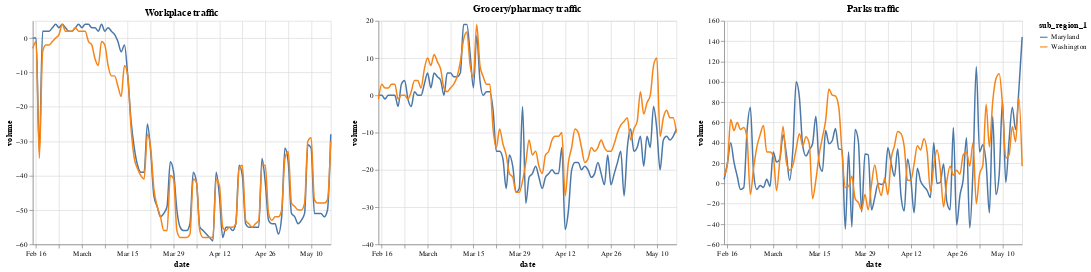

Here is the notebook cell this chart was saved with:
### Code cell
import pandas as pd
import altair as alt
s1 = g.get_state("Maryland")
s2 = g.get_state("Washington")
goog = pd.concat([s1, s2])

work = pd.DataFrame(goog[goog.destination_type == "workplaces"])
grocery = pd.DataFrame(goog[goog.destination_type == "grocery_pharmacy"])
park = pd.DataFrame(goog[goog.destination_type == "parks"])

#park = 

wk = alt.Chart(work).mark_line(interpolate = 'monotone').encode(
    x = 'date:T',
    y = 'volume:Q',
    color = 'sub_region_1:N'
).properties(title = 'Workplace traffic')


gr = alt.Chart(grocery).mark_line(interpolate = 'monotone').encode(
    x = 'date:T',
    y = 'volume:Q',
    color = 'sub_region_1:N'
).properties(title = 'Grocery/pharmacy traffic')

pk = alt.Chart(park).mark_line(interpolate = 'monotone').encode(
    x = 'date:T',
    y = 'volume:Q',
    color = 'sub_region_1:N'
).properties(title = 'Parks traffic')


wk | gr | pk

### Figure 1 — Vega-Lite specification as saved in the notebook (floating-point values rounded to 4 significant figures; data arrays with more than 128 entries replaced by an {"elided": "..."} marker saying what was removed)
{"config": {"view": {"continuousWidth": 400, "continuousHeight": 300}}, "hconcat": [{"data": {"name": "data-bb3cfdd7c185bb73afb9d9b2860e9cf5"}, "mark": {"type": "line", "interpolate": "monotone"}, "encoding": {"color": {"type": "nominal", "field": "sub_region_1"}, "x": {"type": "temporal", "field": "date"}, "y": {"type": "quantitative", "field": "volume"}}, "title": "Workplace traffic"}, {"data": {"name": "data-e137666df3ba4b56aca1c154cb46f80e"}, "mark": {"type": "line", "interpolate": "monotone"}, "encoding": {"color": {"type": "nominal", "field": "sub_region_1"}, "x": {"type": "temporal", "field": "date"}, "y": {"type": "quantitative", "field": "volume"}}, "title": "Grocery/pharmacy traffic"}, {"data": {"name": "data-680152da7c7f41b61d766f530f255962"}, "mark": {"type": "line", "interpolate": "monotone"}, "encoding": {"color": {"type": "nominal", "field": "sub_region_1"}, "x": {"type": "temporal", "field": "date"}, "y": {"type": "quantitative", "field": "volume"}}, "title": "Parks traffic"}], "$schema": "https://vega.github.io/schema/vega-lite/v4.0.2.json", "datasets": {"data-bb3cfdd7c185bb73afb9d9b2860e9cf5": {"elided": "184 records"}, "data-e137666df3ba4b56aca1c154cb46f80e": {"elided": "184 records"}, "data-680152da7c7f41b61d766f530f255962": {"elided": "184 records"}}}
